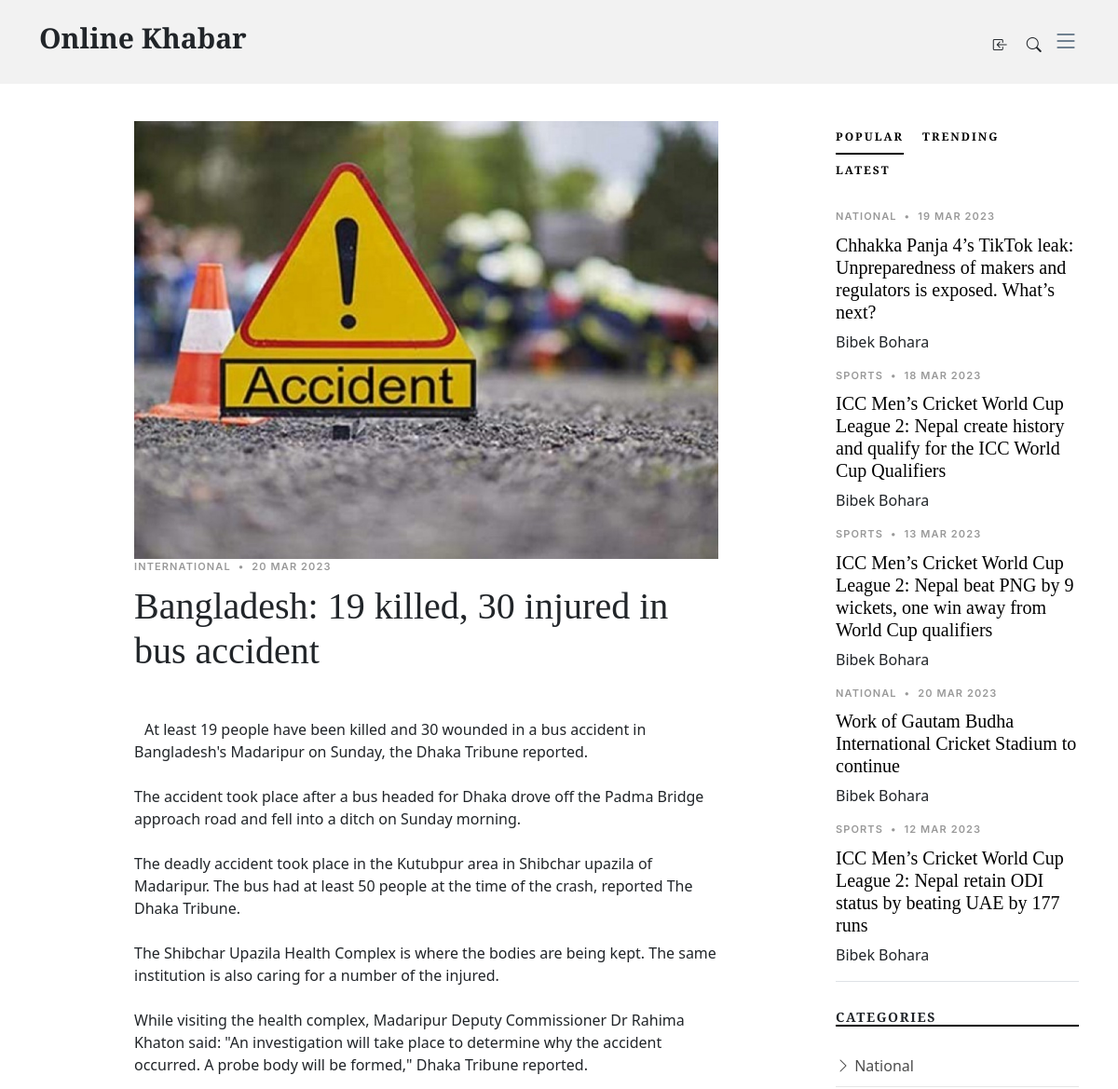
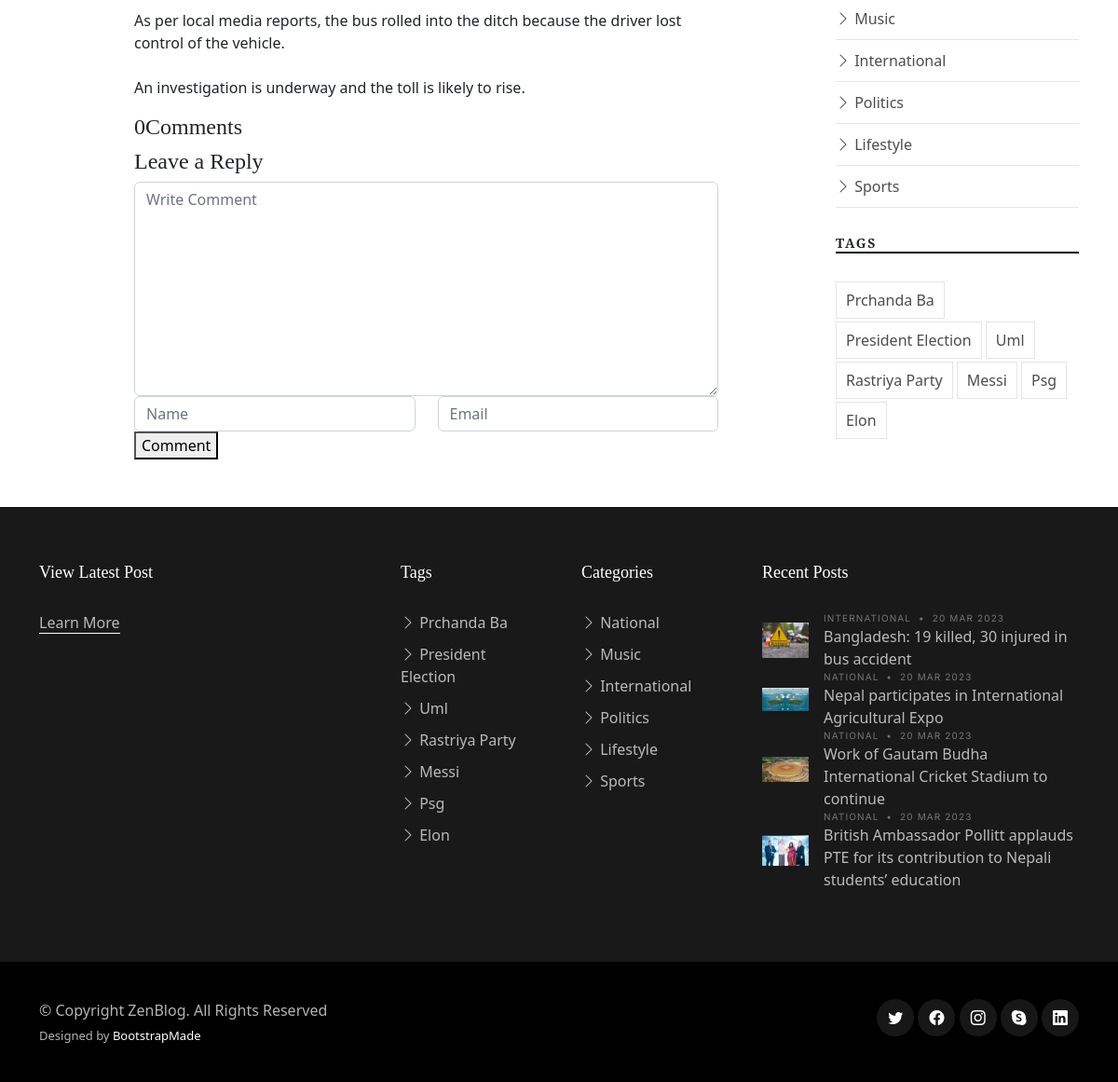
The app's page /post-detail/37/ with its own data (2 pictures, top to bottom).
### newspaper_blog/models.py (models this page shows, shortened)
class TimeStampModel(models.Model):
    created_at =models.DateTimeField(auto_now_add=True)
    updated_at=models.DateTimeField(auto_now=True)
    class  Meta:
        abstract = True

class Post(TimeStampModel):
    STATUS_CHOICES =[
        ("active", "Active"),
        ("in_active","Inactive"),
    ]
    title =models.CharField(max_length=250)
    content = models.TextField()
    featured_image = models.ImageField(upload_to="post_images/%Y/%m/%d", blank=False)
    author = models.ForeignKey("auth.User", on_delete=models.CASCADE)
    published_at = models.DateTimeField(null=True, blank=True)
    status = models.CharField(max_length=20, choices=STATUS_CHOICES, default=0)
    category = models.ForeignKey(Category, on_delete=models.CASCADE)
    tag = models.ManyToManyField(Tag)
    views_count=models.PositiveBigIntegerField(default=0)
    @property
    def latest_comments(self):
        comments = Comment.objects.filter(post=self).order_by("-created_at")
        return comments

class Category(TimeStampModel):
    name = models.CharField(max_length=20)

class Tag(TimeStampModel):
    name = models.CharField(max_length=20)

### newspaper_blog/views.py (the view)
class PostDetailView(DetailView):
    model = Post
    template_name ="zennews/detail.html"
    context_object_name="post"
    def get_context_data(self,*args,**kwargs):
        context = super().get_context_data(*args, **kwargs)
        obj = self.get_object()
        context["trending_posts"]=(
            Post.objects.filter(status="active", published_at__isnull=False)
            .order_by("-views_count")[:5]
    )
        context["latest_posts"]=Post.objects.filter(status="active", published_at__isnull=False).order_by("-published_at")[:5]
        context["popular_posts"]=Post.objects.filter(status="active", published_at__isnull=False).order_by("-tag")[:5]
        context["footer_categories"]=Category.objects.all()[:6]
        context["recent_posts"]=Post.objects.filter(status="active", published_at__isnull=False).order_by("-published_at")[:4]
        return context

### newspaper_blog/navigation.py (called while the page is built)
def navigation(request):
    categories = Category.objects.all()
    tags = Tag.objects.all()[:7]
    top_categories = (
        Post.objects.values("category__pk", "category__name")
        .annotate(
            pk=F("category__pk"), name=F("category__name"),max_views=Sum("views_count")
        )
        .order_by("-max_views")
        .values("pk","name","max_views")
    )
    return{
        "categories":categories,
        "tags":tags,
        "top_categories":top_categories,
    }

### templates/zennews/detail.html
{% extends 'zennews/base.html' %}
{% block content %}
<main id="main">
    <section class="single-post-content">
      <div class="container">
        <div class="row">
          <div class="col-md-9 post-content" data-aos="fade-up">
{% include "zennews/detail/right/single_post_content.html" %}
{% include "zennews/detail/right/comments.html" %}
{% include "zennews/detail/right/comment_form.html" %}
          </div>
          <div class="col-md-3">
{% include "zennews/detail/left/sidebar.html" %}
{% include "zennews/detail/left/category.html" %}
{% include "zennews/detail/left/tag.html" %}
          </div>
        </div>
      </div>
    </section>
  </main>
{% endblock content %}

### templates/zennews/detail/right/single_post_content.html
            <div class="single-post">
              <img src="{{post.featured_image.url}}" alt="{{post.title}}" class="img-fluid" width="800px">
                <div class="post-meta"><span class="date">{{post.category.name}}</span> <span class="mx-1">&bullet;</span> <span>{{post.published_at|date:"j M Y"}}<span></div>
                <h1 class="mb-5">{{post.title}}</h1>
                <p><span class="firstcharacter"></span>{{post.content|linebreaksbr}}</p>
              </div>

### templates/zennews/detail/right/comments.html (shortened to what this page needs)
{% load static %}
<div class="comments-area">
    <h4>{{ post.comment_set.count }}Comments</h4>
 </div>

### templates/zennews/detail/left/sidebar.html (shortened to what this page needs)
<div class="aside-block">
    <ul class="nav nav-pills custom-tab-nav mb-4" id="pills-tab" role="tablist">
      <li class="nav-item" role="presentation">
        <button class="nav-link active" id="pills-popular-tab" data-bs-toggle="pill" data-bs-target="#pills-popular" type="button" role="tab" aria-controls="pills-popular" aria-selected="true">Popular</button>
      </li>
      <li class="nav-item" role="presentation">
        <button class="nav-link" id="pills-trending-tab" data-bs-toggle="pill" data-bs-target="#pills-trending" type="button" role="tab" aria-controls="pills-trending" aria-selected="false">Trending</button>
      </li>
      <li class="nav-item" role="presentation">
        <button class="nav-link" id="pills-latest-tab" data-bs-toggle="pill" data-bs-target="#pills-latest" type="button" role="tab" aria-controls="pills-latest" aria-selected="false">Latest</button>
      </li>
    </ul>
    <div class="tab-content" id="pills-tabContent">
      <div class="tab-pane fade show active" id="pills-popular" role="tabpanel" aria-labelledby="pills-popular-tab">
        <div class="post-entry-1 border-bottom">
          {% for popular_post in popular_posts %}
          <div class="post-meta"><span class="date">{{popular_post.category.name}}</span> <span class="mx-1">&bullet;</span> <span>{{popular_post.published_at|date:"j M Y"}}</span></div>
          <h2 class="mb-2"><a href="{% url 'post-detail' popular_post.pk %}">{{popular_post.title}}</a></h2>
          <span class="author mb-3 d-block">{{popular_post.author.get_full_name}}</span>
          {% endfor %}
        </div>
      </div>
    </div>
  </div>

### templates/zennews/detail/left/category.html
<div class="aside-block">
    <h3 class="aside-title">Categories</h3>
    <ul class="aside-links list-unstyled">
      {% for category in categories %}
      <li><a href="{% url 'post-by-category' category.pk %}"><i class="bi bi-chevron-right"></i> {{category.name|title}}</a></li>
      {% endfor %}
    </ul>
  </div>

### templates/zennews/detail/left/tag.html
<div class="aside-block">
    <h3 class="aside-title">Tags</h3>
    <ul class="aside-tags list-unstyled">
      {% for tag  in tags %}
      <li><a href="{% url 'post-by-tag' tag.pk %}">{{tag.name|title}}</a></li>
      {% endfor %}
    </ul>
  </div>

### templates/zennews/footer/footer.html (shortened to what this page needs)
  <footer id="footer" class="footer">
    <div class="footer-content">
      <div class="container">
        <div class="row g-5">
          <div class="col-lg-4">
            <h3 class="footer-heading">View Latest Post</h3>
            <p><a href="{% url 'about' %}" class="footer-link-more">Learn More</a></p>
          </div>
          <div class="col-6 col-lg-2">
            <h3 class="footer-heading">Tags</h3>
            <ul class="footer-links list-unstyled">
              {% for tag  in tags %}
              <li><a href="category.html"><i class="bi bi-chevron-right"></i> {{tag.name|title}}</a></li>
              {% endfor %}
            </ul>
          </div>
          <div class="col-6 col-lg-2">
            <h3 class="footer-heading">Categories</h3>
            <ul class="footer-links list-unstyled">
              {% for footer_category in footer_categories %}
              <li><a href="{% url 'post-by-category' footer_category.pk %}"><i class="bi bi-chevron-right"></i> {{footer_category.name|title}}</a></li>
              {% endfor %}
            </ul>
          </div>
          <div class="col-lg-4">
            <h3 class="footer-heading">Recent Posts</h3>
            <ul class="footer-links footer-blog-entry list-unstyled">
              <li>
              {% for recent_post in recent_posts %}
              <a href="{% url 'post-detail' recent_post.pk%}" class="d-flex align-items-center">
                <img src="{{recent_post.featured_image.url}}" alt="{{recent_post.title}}" class="img-fluid me-3" width="300px">
                <div>
                  <div class="post-meta d-block"><span class="date">{{recent_post.category.name}}</span> <span class="mx-1">&bullet;</span> <span>{{recent_post.published_at|date:"j M Y"}}</span></div>
                  <span>{{recent_post.title}}</span>
                </div>
              </a>
              {% endfor %}
              </li>
            </ul>
          </div>
        </div>
      </div>
    </div>
    <div class="footer-legal">
      <div class="container">
        <div class="row justify-content-between">
          <div class="col-md-6 text-center text-md-start mb-3 mb-md-0">
            <div class="copyright">
              © Copyright <strong><span>ZenBlog</span></strong>. All Rights Reserved
            </div>
            <div class="credits">
              Designed by <a href="https://bootstrapmade.com/">BootstrapMade</a>
            </div>
          </div>
          <div class="col-md-6">
            <div class="social-links mb-3 mb-lg-0 text-center text-md-end">
              <a href="#" class="twitter"><i class="bi bi-twitter"></i></a>
              <a href="#" class="facebook"><i class="bi bi-facebook"></i></a>
              <a href="#" class="instagram"><i class="bi bi-instagram"></i></a>
              <a href="#" class="google-plus"><i class="bi bi-skype"></i></a>
              <a href="#" class="linkedin"><i class="bi bi-linkedin"></i></a>
            </div>
          </div>
        </div>
      </div>
    </div>
  </footer>

### static/assets/css/variables.css (style rules this page uses)
:root { --font-default: 'EB Garamond', system-ui, -apple-system, "Segoe UI", Roboto, "Helvetica Neue", Arial, "Noto Sans", "Liberation Sans", sans-serif, "Apple Color Emoji", "Segoe UI Emoji", "Segoe UI Symbol", "Noto Color Emoji"; --font-primary: 'EB Garamond', serif; --font-secondary: 'Inter', sans-serif; --color-default: #212529; --color-default-rgb: 33, 37, 41; --color-links: #212529; --color-links-hover: #15171a; --color-primary: #212529; --color-primary-light: #26282c; --color-primary-dark: #0b0c0e; --color-primary-rgb: 33, 37, 41; --color-primary-light-rgb: 38, 40, 44; --color-primary-dark-rgb: 11, 12, 14; --color-secondary: #596d80; --color-secondary-light: #8498aa; --color-secondary-dark: #404f5c; --color-secondary-rgb: 89, 109, 128; --color-secondary-light-rgb: 132, 152, 170; --color-secondary-dark-rgb: 64, 79, 92; --color-blue: #0d6efd; --color-blue-rgb: 13, 110, 253; --color-indigo: #6610f2; --color-indigo-rgb: 102, 16, 242; --color-purple: #6f42c1; --color-purple-rgb: 111, 66, 193; --color-pink: #f3268c; --color-pink-rgb: 243, 38, 140; --color-red: #df1529; --color-red-rgb: 223, 21, 4; --color-orange: #fd7e14; --color-orange-rgb: 253, 126, 20; --color-yellow: #ffc107; --color-yellow-rgb: 255, 193, 7; --color-green: #059652; --color-green-rgb: 5, 150, 82; --color-teal: #20c997; --color-teal-rgb: 32, 201, 151; --color-cyan: #0dcaf0; --color-cyan-rgb: 13, 202, 240; --color-white: #ffffff; --color-white-rgb: 255, 255, 255; --color-gray: #6c757d; --color-gray-rgb: 108, 117, 125; --color-black: #000000; --color-black-rgb: 0, 0, 0; }
:root { --bs-blue: var(--color-blue); --bs-indigo: var(--color-indigo); --bs-purple: var(--color-purple); --bs-pink: var(--color-pink); --bs-red: var(--color-red); --bs-orange: var(--color-orange); --bs-yellow: var(--color-yellow); --bs-green: var(--color-green); --bs-teal: var(--color-teal); --bs-cyan: var(--color-cyan); --bs-white: var(--color-white); --bs-gray: var(--color-gray); --bs-gray-dark: #343a40; --bs-gray-100: #f8f9fa; --bs-gray-200: #e9ecef; --bs-gray-300: #dee2e6; --bs-gray-400: #ced4da; --bs-gray-500: #adb5bd; --bs-gray-600: #6c757d; --bs-gray-700: #495057; --bs-gray-800: #343a40; --bs-gray-900: #212529; --bs-primary: var(--color-blue); --bs-secondary: var(--color-blue); --bs-success: #198754; --bs-info: #0dcaf0; --bs-warning: #ffc107; --bs-danger: #dc3545; --bs-light: #f8f9fa; --bs-dark: #212529; --bs-primary-rgb: var(--color-primary-rgb); --bs-secondary-rgb: var(--color-secondary-rgb); --bs-success-rgb: 25, 135, 84; --bs-info-rgb: 13, 202, 240; --bs-warning-rgb: 255, 193, 7; --bs-danger-rgb: 220, 53, 69; --bs-light-rgb: 248, 249, 250; --bs-dark-rgb: 33, 37, 41; --bs-white-rgb: var(--color-white-rgb); --bs-black-rgb: var(--color-black-rgb); --bs-body-color-rgb: var(--color-default-rgb); --bs-body-bg-rgb: 255, 255, 255; --bs-font-sans-serif: var(--font-default); --bs-font-monospace: SFMono-Regular, Menlo, Monaco, Consolas, "Liberation Mono", "Courier New", monospace; --bs-gradient: linear-gradient(180deg, rgba(255, 255, 255, 0.15), rgba(255, 255, 255, 0)); --bs-body-font-family: var(--font-default); --bs-body-font-size: 1rem; --bs-body-font-weight: 400; --bs-body-line-height: 1.5; --bs-body-color: var(--color-default); --bs-body-bg: #fff; }

### records on screen
Post: featured_image (picture), category.name "INTERNATIONAL", published_at "20 MAR 2023", title "Bangladesh: 19 killed, 30 injured in bus accident", content "At least 19 people have been killed and 30 wounded in a bus accident in Bangladesh's Madaripur on Sunday, the Dhaka Tribune reported. The accident took place after a bus headed for Dhaka drove off the Padma Bridge approach road and fell into a ditch on Sunday morning. The deadly accident took place in the Kutubpur area in Shibchar upazila of Madaripur. The bus had at least 50 people at the time of the crash, reported The Dhaka Tribune. The Shibchar Upazila Health Complex is where the bodies are being kept. The same institution is also caring for a number of the injured. While visiting the health complex, Madaripur Deputy Commissioner Dr Rahima Khaton said: \"An investigation will take place…", comment_set.count "0"
Post: category.name "NATIONAL", published_at "19 MAR 2023", title "Chhakka Panja 4’s TikTok leak: Unpreparedness of makers and regulators is exposed. What’s next?", author.get_full_name "Bibek Bohara"
Post: category.name "SPORTS", published_at "18 MAR 2023", title "ICC Men’s Cricket World Cup League 2: Nepal create history and qualify for the ICC World Cup Qualifiers", author.get_full_name "Bibek Bohara"
Post: category.name "SPORTS", published_at "13 MAR 2023", title "ICC Men’s Cricket World Cup League 2: Nepal beat PNG by 9 wickets, one win away from World Cup qualifiers", author.get_full_name "Bibek Bohara"
Post: category.name "NATIONAL", published_at "20 MAR 2023", title "Work of Gautam Budha International Cricket Stadium to continue", author.get_full_name "Bibek Bohara", featured_image (picture)
Post: category.name "SPORTS", published_at "12 MAR 2023", title "ICC Men’s Cricket World Cup League 2: Nepal retain ODI status by beating UAE by 177 runs", author.get_full_name "Bibek Bohara"
Category: name "National"
Category: name "Music"
Category: name "International"
Category: name "Politics"
Category: name "Lifestyle"
Category: name "Sports"
Tag: name "Prchanda Ba"
Tag: name "President Election"
Tag: name "Uml"
Tag: name "Rastriya Party"
Tag: name "Messi"
Tag: name "Psg"
Tag: name "Elon"
Post: featured_image (picture), category.name "NATIONAL", published_at "20 MAR 2023", title "Nepal participates in International Agricultural Expo"
Post: featured_image (picture), category.name "NATIONAL", published_at "20 MAR 2023", title "British Ambassador Pollitt applauds PTE for its contribution to Nepali students’ education"
